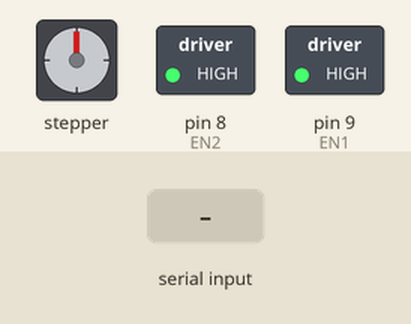
This sketch was run on a simulated Arduino Uno, built with avr-gcc and run on an emulated ATmega328P. On the bench: stepper motor, switched loads named in the sketch (green lamp = pin HIGH). Dashed ring = blinking. Inputs (shaded band) come from the test bench. Stepper angles assume 200 steps per turn.

Above: at 1.2 s.
1.3 s: "CORTAR:,45\n" received over Serial
At 2.6 s:
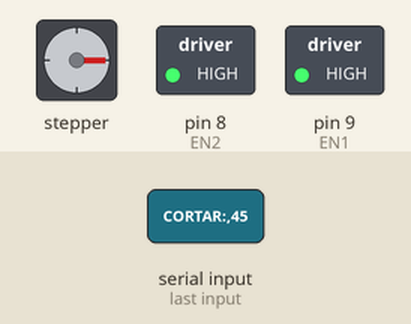
At 3.5 s:
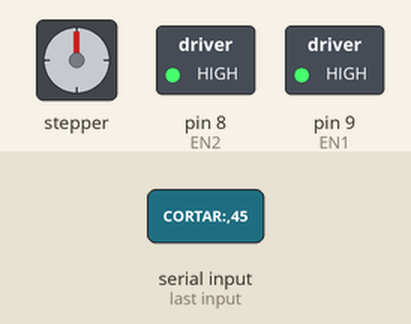
Timing chart, 0 to 10.3 s (numbered marks = the images above; inputs shaded):
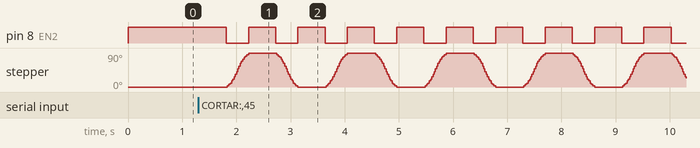

Measured:
- after the input at 1.3 s, pin 8 (EN2): alternates HIGH for 0.50 s and LOW for 0.41 s, starting after 0.51 s; stepper: turns 90° clockwise in 0.39 s, then 90° counter-clockwise in 0.39 s, repeating every 1.8 s

The sketch:

proyecto_auto.ino
```cpp
#include <AccelStepper.h>
#include <MultiStepper.h>

// 60 steps = 1cm
AccelStepper stepper1(1, 6, 5); // Motor de extrusión (STEP, DIR)
AccelStepper stepper2(1, 4, 3); // Motor de corte (STEP, DIR)

const int EN1 = 9; // Enable pin para motor 1
const int EN2 = 8; // Enable pin para motor 2

String inputString = "";      // String para almacenar los datos entrantes
boolean stringComplete = false;  // Indica si el string está completo

void setup() {
  Serial.begin(9600);
  inputString.reserve(200);

  // Configuración de pines y motores
  pinMode(EN1, OUTPUT);
  pinMode(EN2, OUTPUT);

  // Deshabilitar drivers inicialmente
  digitalWrite(EN1, HIGH);
  digitalWrite(EN2, HIGH);

  // Configuración de motores
  stepper1.setMaxSpeed(1000);
  stepper1.setAcceleration(800);
  stepper1.setCurrentPosition(0);

  stepper2.setMaxSpeed(1000);
  stepper2.setAcceleration(800);
  stepper2.setCurrentPosition(0);
}

void loop() {
  if (stringComplete) {
    procesarComando(inputString);
    inputString = "";
    stringComplete = false;
  }

  // Leer datos seriales
  while (Serial.available()) {
    char inChar = (char)Serial.read();
    inputString += inChar;
    if (inChar == '\n') {
      stringComplete = true;
    }
  }
}

void procesarComando(String comando) {
  // Remover espacios en blanco y saltos de línea
  comando.trim();

  if (comando.startsWith("CORTAR:")) {
    // Extraer longitud y cantidad de cortes
    int separador = comando.indexOf(',');
    float longitud = comando.substring(7, separador).toFloat();
    int cantidad = comando.substring(separador + 1).toInt();

    // Realizar el proceso de corte múltiple
    cortarCables(longitud, cantidad);

    // Enviar confirmación
    Serial.println("OK");
  }
  else if (comando == "DETENER") {
    // Detener ambos motores
    stepper1.stop();
    stepper2.stop();
    digitalWrite(EN1, HIGH);
    digitalWrite(EN2, HIGH);
    Serial.println("OK");
  }
}

void extruir(float cm) {
  digitalWrite(EN1, LOW);  // Habilitar driver
  stepper1.runToNewPosition(cm * 60);  // 60 pasos = 1cm
  stepper1.stop();
  digitalWrite(EN1, HIGH);
}

void cortar(int posicion) {
  digitalWrite(EN2, LOW);  // Habilitar driver
  stepper2.runToNewPosition(posicion);
  stepper2.stop();
  digitalWrite(EN2, HIGH);
}

void cortarCables(float longitud, int cantidad) {
  for (int i = 0; i < cantidad; i++) {
    extruir(longitud);
    delay(500);  // Esperar a que termine la extrusión
    cortar(50);  // Realizar el corte
    delay(500);  // Esperar a que termine el corte
    cortar(0);   // Regresar cortador a posición inicial
  }
}
```
